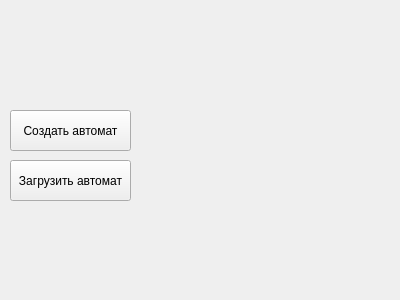
<?xml version="1.0" encoding="UTF-8"?>
<ui version="4.0">
 <class>StartWindow</class>
 <widget class="QWidget" name="StartWindow">
  <property name="geometry">
   <rect>
    <x>0</x>
    <y>0</y>
    <width>400</width>
    <height>300</height>
   </rect>
  </property>
  <property name="windowTitle">
   <string>StartWindow</string>
  </property>
  <widget class="QLabel" name="Logo">
   <property name="geometry">
    <rect>
     <x>0</x>
     <y>0</y>
     <width>100</width>
     <height>72</height>
    </rect>
   </property>
   <property name="styleSheet">
    <string notr="true">#Logo {
image: url(:/images/Logo.png);
}</string>
   </property>
   <property name="text">
    <string/>
   </property>
  </widget>
  <widget class="QPushButton" name="CreateAutomat">
   <property name="geometry">
    <rect>
     <x>10</x>
     <y>110</y>
     <width>121</width>
     <height>41</height>
    </rect>
   </property>
   <property name="text">
    <string>Создать автомат</string>
   </property>
  </widget>
  <widget class="QPushButton" name="LoadAutomat">
   <property name="geometry">
    <rect>
     <x>10</x>
     <y>160</y>
     <width>121</width>
     <height>41</height>
    </rect>
   </property>
   <property name="text">
    <string>Загрузить автомат</string>
   </property>
  </widget>
 </widget>
 <layoutdefault spacing="6" margin="11"/>
 <resources/>
 <connections/>
</ui>
